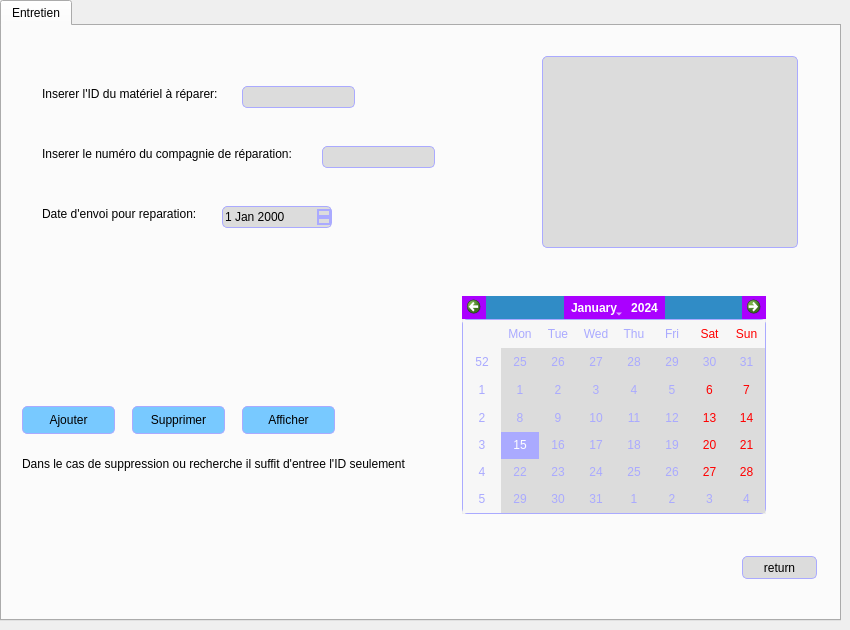
        <widget class="QWidget" name="page_21">
         <widget class="QTabWidget" name="tabWidget_16">
          <property name="geometry">
           <rect>
            <x>0</x>
            <y>0</y>
            <width>841</width>
            <height>621</height>
           </rect>
          </property>
          <widget class="QWidget" name="tab_19">
           <attribute name="title">
            <string>Entretien</string>
           </attribute>
           <widget class="QPushButton" name="pushButton_34">
            <property name="geometry">
             <rect>
              <x>740</x>
              <y>530</y>
              <width>75</width>
              <height>23</height>
             </rect>
            </property>
            <property name="styleSheet">
             <string notr="true">QPushButton:checked {
    background-color: qlineargradient(spread:pad, x1:0, y1:0, x2:0, y2:1,   stop:0 rgb(120, 201, 255), stop:1 rgb(120, 0, 255))
}

QPushButton:hover {

	
	background-color: rgb(255, 0, 0);
}
QPushButton {
    background-color: rgb(220,220,220);
 border: 1px solid black;
	border-color: rgb(170, 170, 255);
     border-radius: 5px;
}</string>
            </property>
            <property name="text">
             <string>return</string>
            </property>
           </widget>
           <widget class="QLineEdit" name="lineEdit_6">
            <property name="geometry">
             <rect>
              <x>320</x>
              <y>120</y>
              <width>113</width>
              <height>22</height>
             </rect>
            </property>
            <property name="styleSheet">
             <string notr="true">background-color: rgb(220,220,220);
 border: 1px solid black;
	border-color: rgb(170, 170, 255);
     border-radius: 5px;</string>
            </property>
           </widget>
           <widget class="QCalendarWidget" name="calendarWidget_2">
            <property name="geometry">
             <rect>
              <x>460</x>
              <y>270</y>
              <width>304</width>
              <height>218</height>
             </rect>
            </property>
            <property name="styleSheet">
             <string notr="true">background-color: rgb(170, 170, 255);
color: rgb(255, 255, 255);
alternate-background-color: rgb(185, 185, 185);
QCalendarWidget QToolButton
{
	background-color: rgb(170, 170, 255);
	alternate-background-color: rgb(170, 170, 255);
	color: rgb(255, 255, 255);
}
QCalendarWidget QToolButton
{
	
	background-color: rgb(170, 0, 255);
	alternate-background-color: rgb(170, 170, 255);
	color: rgb(255, 255, 255);
}
QCalendarWidget QToolView
{
	background-color: rgb(170, 170, 255);
	alternate-background-color: rgb(170, 170, 255);
	color: rgb(255, 255, 255);
}
QCalendarWidget QTableView
{
	selection-color: rgb(255, 255, 255);
	selection-background-color: rgb(170, 170, 255);
	color: rgb(170, 170, 255);
	background-color: rgb(220,220,220);
 border: 1px solid black;
	border-color: rgb(170, 170, 255);
     border-radius: 5px;
}</string>
            </property>
           </widget>
           <widget class="QLineEdit" name="lineEdit_5">
            <property name="geometry">
             <rect>
              <x>240</x>
              <y>60</y>
              <width>113</width>
              <height>22</height>
             </rect>
            </property>
            <property name="styleSheet">
             <string notr="true">background-color: rgb(220,220,220);
 border: 1px solid black;
	border-color: rgb(170, 170, 255);
     border-radius: 5px;</string>
            </property>
           </widget>
           <widget class="QLabel" name="label_10">
            <property name="geometry">
             <rect>
              <x>40</x>
              <y>180</y>
              <width>281</width>
              <height>16</height>
             </rect>
            </property>
            <property name="text">
             <string>Date d'envoi pour reparation:</string>
            </property>
           </widget>
           <widget class="QPushButton" name="pushButton_24">
            <property name="geometry">
             <rect>
              <x>20</x>
              <y>380</y>
              <width>93</width>
              <height>28</height>
             </rect>
            </property>
            <property name="styleSheet">
             <string notr="true">QPushButton:checked {
    background-color: qlineargradient(spread:pad, x1:0, y1:0, x2:0, y2:1,   stop:0 rgb(120, 201, 255), stop:1 rgb(120, 0, 255))
}

QPushButton:hover {

	background-color: rgb(170, 255, 255);
}
QPushButton {
     background-color: rgb(120, 201, 255); border: 1px solid black;
	border-color: rgb(170, 170, 255);
     border-radius: 5px;
}</string>
            </property>
            <property name="text">
             <string>Ajouter</string>
            </property>
           </widget>
           <widget class="QLabel" name="label_8">
            <property name="geometry">
             <rect>
              <x>40</x>
              <y>60</y>
              <width>201</width>
              <height>16</height>
             </rect>
            </property>
            <property name="text">
             <string>Inserer l'ID du matériel à réparer: </string>
            </property>
           </widget>
           <widget class="QLabel" name="label_9">
            <property name="geometry">
             <rect>
              <x>40</x>
              <y>120</y>
              <width>281</width>
              <height>16</height>
             </rect>
            </property>
            <property name="text">
             <string>Inserer le numéro du compagnie de réparation: </string>
            </property>
           </widget>
           <widget class="QLabel" name="label_40">
            <property name="geometry">
             <rect>
              <x>20</x>
              <y>430</y>
              <width>451</width>
              <height>16</height>
             </rect>
            </property>
            <property name="text">
             <string>Dans le cas de suppression ou recherche il suffit d'entree l'ID seulement</string>
            </property>
           </widget>
           <widget class="QDateEdit" name="dateEdit_2">
            <property name="geometry">
             <rect>
              <x>220</x>
              <y>180</y>
              <width>110</width>
              <height>22</height>
             </rect>
            </property>
            <property name="styleSheet">
             <string notr="true">QDateTimeEdit
{
background-color: rgb(220,220,220);
 border: 1px solid black;
	border-color: rgb(170, 170, 255);
     border-radius: 5px;
}
QDateTimeEdit:up-arrow
{
 border: 1px solid black;
	border-color: rgb(170, 170, 255);
     border-radius: 5px;
}
QDateTimeEdit:down-arrow
{

border: 1px solid black;
	border-color: rgb(170, 170, 255);
     border-radius: 5px;

}
QDateTimeEdit:up-button
{
 border: 1px solid black;
	border-color: rgb(170, 170, 255);
     border-radius: 5px;
}
QDateTimeEdit:down-button
{
 border: 1px solid black;
	border-color: rgb(170, 170, 255);
     border-radius: 5px;
}</string>
            </property>
           </widget>
           <widget class="QPushButton" name="pushButton_38">
            <property name="geometry">
             <rect>
              <x>240</x>
              <y>380</y>
              <width>93</width>
              <height>28</height>
             </rect>
            </property>
            <property name="styleSheet">
             <string notr="true">QPushButton:checked {
    background-color: qlineargradient(spread:pad, x1:0, y1:0, x2:0, y2:1,   stop:0 rgb(120, 201, 255), stop:1 rgb(120, 0, 255))
}

QPushButton:hover {

	background-color: rgb(170, 255, 255);
}
QPushButton {
     background-color: rgb(120, 201, 255); border: 1px solid black;
	border-color: rgb(170, 170, 255);
     border-radius: 5px;
}</string>
            </property>
            <property name="text">
             <string>Afficher</string>
            </property>
           </widget>
           <widget class="QPushButton" name="pushButton_25">
            <property name="geometry">
             <rect>
              <x>130</x>
              <y>380</y>
              <width>93</width>
              <height>28</height>
             </rect>
            </property>
            <property name="styleSheet">
             <string notr="true">QPushButton:checked {
    background-color: qlineargradient(spread:pad, x1:0, y1:0, x2:0, y2:1,   stop:0 rgb(120, 201, 255), stop:1 rgb(120, 0, 255))
}

QPushButton:hover {

	background-color: rgb(170, 255, 255);
}
QPushButton {
     background-color: rgb(120, 201, 255); border: 1px solid black;
	border-color: rgb(170, 170, 255);
     border-radius: 5px;
}</string>
            </property>
            <property name="text">
             <string>Supprimer</string>
            </property>
           </widget>
           <widget class="QTableView" name="tableView">
            <property name="geometry">
             <rect>
              <x>540</x>
              <y>30</y>
              <width>256</width>
              <height>192</height>
             </rect>
            </property>
            <property name="styleSheet">
             <string notr="true">background-color: rgb(220,220,220);
 border: 1px solid black;
	border-color: rgb(170, 170, 255);
     border-radius: 5px;</string>
            </property>
           </widget>
          </widget>
         </widget>
        </widget>
